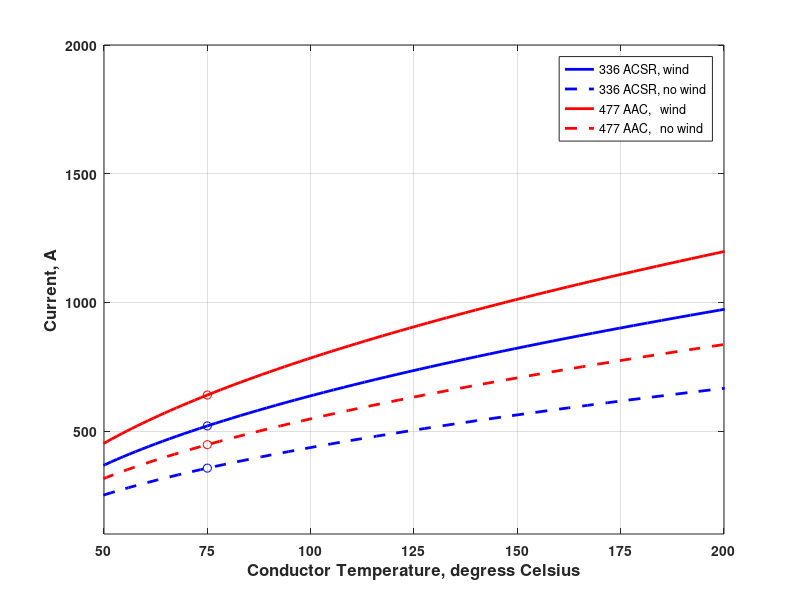
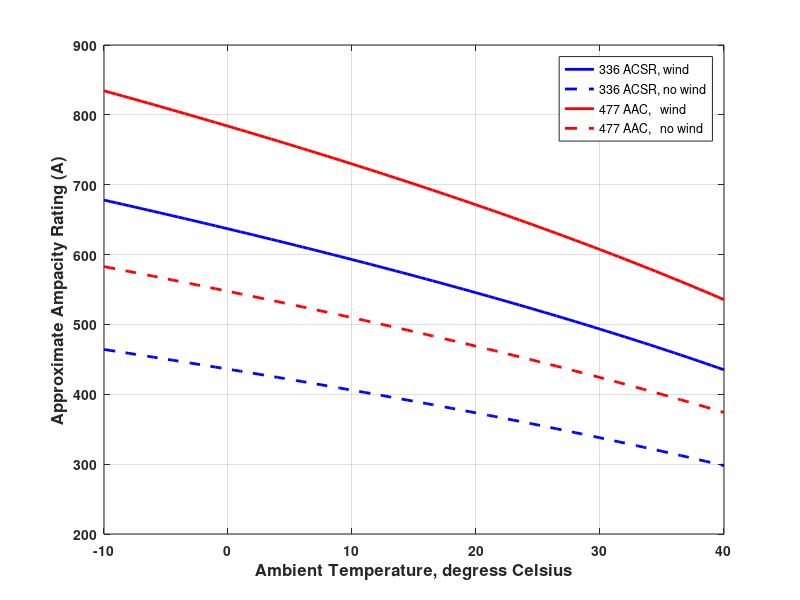

The MATLAB script that drew these images, in order: (Note: this script raises an error after producing the figures.)
clear
clc
close all
fig = 0;

COND(1,:)=[336,75,25,520,1];
COND(2,:)=[336,75,25,356,0];
COND(3,:)=[336,100,25,468,1];
COND(4,:)=[336,100,25,635,0];

COND(5,:)=[477,75,25,640,1];
COND(6,:)=[477,75,25,447,0];
COND(7,:)=[477,100,25,784,1];
COND(8,:)=[477,100,25,588,0];

%Plot 1:
for j=1:1:8
    i = 1;
    for I=100:10:1200
        Ta_new = COND(j,3);
        Ta_old = COND(j,3);
        Tc_old = COND(j,2);
        I_old = COND(j,4);
        Tc_new(i,j)=Ta_new+((I/I_old)^2)*(Tc_old-Ta_old);
        Ic(i,1)=I;
        i = i + 1;
    end
end

fig = fig + 1;
figure(fig)
plot(Tc_new(:,1),Ic,'b-','LineWidth',2)
hold on
plot(Tc_new(:,2),Ic,'b--','LineWidth',2)
hold on
plot(Tc_new(:,5),Ic,'r-','LineWidth',2)
hold on
plot(Tc_new(:,6),Ic,'r--','LineWidth',2)
hold on
plot(COND(1,2),COND(1,4),'bo');
hold on
plot(COND(2,2),COND(2,4),'bo');
hold on
plot(COND(5,2),COND(5,4),'ro');
hold on
plot(COND(6,2),COND(6,4),'ro');
%settings
xlabel('Conductor Temperature, degress Celsius','FontWeight','bold','FontSize',12);
ylabel('Current, A','FontWeight','bold','FontSize',12);
axis([50 200 100 2000])
set(gca,'XTick',50:25:200);
grid on
set(gca,'FontWeight','bold');
legend('336 ACSR, wind','336 ACSR, no wind','477 AAC,   wind','477 AAC,   no wind');
%%
COND(1,:)=[336,75,25,520,1];
COND(2,:)=[336,75,25,356,0];
COND(3,:)=[336,100,25,468,1];
COND(4,:)=[336,100,25,635,0];

COND(5,:)=[477,75,25,640,1];
COND(6,:)=[477,75,25,447,0];
COND(7,:)=[477,100,25,784,1];
COND(8,:)=[477,100,25,588,0];

%Plot 2:

for j=1:1:8
    i=1;
    for Ta_new=-10:0.5:40
        %Ta_new = COND(j,3);
        Ta_old = COND(j,3);
        Tc_old = COND(j,2);
        Tc_new = COND(j,2);
        I_old = COND(j,4);
        
        I_new(i,j)=I_old*sqrt((Tc_new-Ta_new)/(Tc_old-Ta_old));
        Ta_new_1(i,1)=Ta_new;
        i = i + 1;
    end
end
fig = fig + 1;
figure(fig);
plot(Ta_new_1,I_new(:,1),'b-','LineWidth',2);
hold on
plot(Ta_new_1,I_new(:,2),'b--','LineWidth',2);
hold on
plot(Ta_new_1,I_new(:,5),'r-','LineWidth',2);
hold on
plot(Ta_new_1,I_new(:,6),'r--','LineWidth',2);

xlabel('Ambient Temperature, degress Celsius','FontWeight','bold','FontSize',12);
ylabel('Approximate Ampacity Rating (A)','FontWeight','bold','FontSize',12);
%axis([50 200 100 2000])
%set(gca,'XTick',50:25:200);
grid on
set(gca,'FontWeight','bold');
legend('336 ACSR, wind','336 ACSR, no wind','477 AAC,   wind','477 AAC,   no wind');
%%
addpath('C:\Users\jlavall\Documents\GitHub\CAPER\04_DSCADA');
Weather = xlsread('Weather_NC.xlsx','NC');
wind=Weather(:,1);
Atemp=Weather(:,2);
wind=sort(wind);
Atemp=sort(Atemp);
v_avg=3.649; %m/s

for v=0:1:30
    WB(v+1,1)=(pi*v)/(2*(v_avg^2))*exp(-1*(pi/4)*(v/v_avg)^2);
end

num_g=30;
wind_max=12;
%step=wind_max/num_g;
step=1;
%hist(wind,50)
count=zeros(num_g,2);
min=0;
max=step;
for i=1:1:length(wind)
    min=0;
    max=step;
    for b=1:1:num_g
        if wind(i,1) >= min && wind(i,1) < max
            count(b,1)=count(b,1)+1;
        end
        min=min+step;
        max=max+step;
    end
end

fig = fig + 1;
figure(fig);
%{
X=0:step:wind_max-step;
plot(X*2.23694,count(:,1)/8760,'b-','LineWidth',3);
hold on
plot([1.4 1.4],[0 0.16],'r--','LineWidth',2);
%}
v=0:1:29;
plot(v,count(:,1)/8760,'ro','LineWidth',2);
hold on
plot(v,WB(1:30,1),'b-','LineWidth',2);
xlabel('Wind Speed (m/s)','FontWeight','bold','FontSize',12);
ylabel('Probability Density','FontWeight','bold','FontSize',12);
legend('From Discrete Wind Speeds','From Rayleigh Distribution')
grid on
set(gca,'FontWeight','bold');
%%
fig = fig + 1;
figure(fig);
%   Find PDF of A temp:
Atemp = Atemp + 15;
num_g=20;
am_min=0;
am_max=52;
am = am_max-am_min;
step=am/num_g;
%hist(wind,50)
count1=zeros(num_g,2);
min=am_min;
max=step;
%Atemp=Atemp+15;
for i=1:1:length(Atemp)
    min=am_min;
    max=step;
    for b=1:1:num_g
        if Atemp(i,1) >= min && Atemp(i,1) < max
            count1(b,1)=count1(b,1)+1;
        end
        min=min+step;
        max=max+step;
    end
end
X=-15:step:am_max-15-step;
plot(X,count1(:,1)/8760,'b-','LineWidth',3);
hold on
plot([25 25],[0 0.14],'r--','LineWidth',2);
xlabel('Ambient Temperature (C)','FontWeight','bold','FontSize',12);
ylabel('Probability Density','FontWeight','bold','FontSize',12);
grid on
set(gca,'FontWeight','bold');


        
    
    





